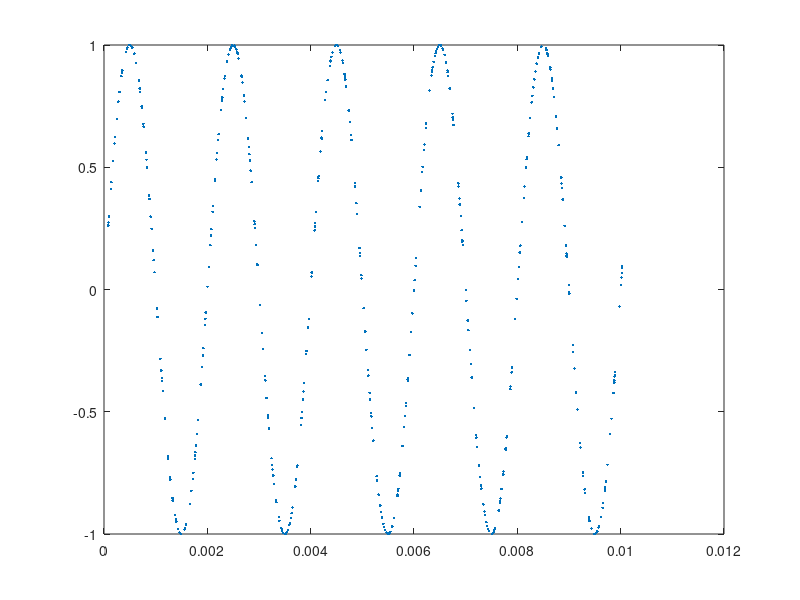

MATLAB code to generate this figure: (Note: this script raises an error after producing the figure.)
rng default
nominalFs = 48000;
f = 500;
Tx = 0:1/nominalFs:0.01;
irregTx = sort(Tx + 1e-4*rand(size(Tx)));
x = sin(2*pi*f*irregTx);
plot(irregTx,x,'.')
hold on

desiredFs = 44100;
[y, Ty] = resample(x,irregTx,desiredFs);
% x: the samples, that were sampled irregularly
% irregTx: the times the samples were taken
% desiredFs


plot(irregTx,x,'.-', Ty,y,'o-')



legend('Original','Resampled')
ylim([-1.2 1.2])